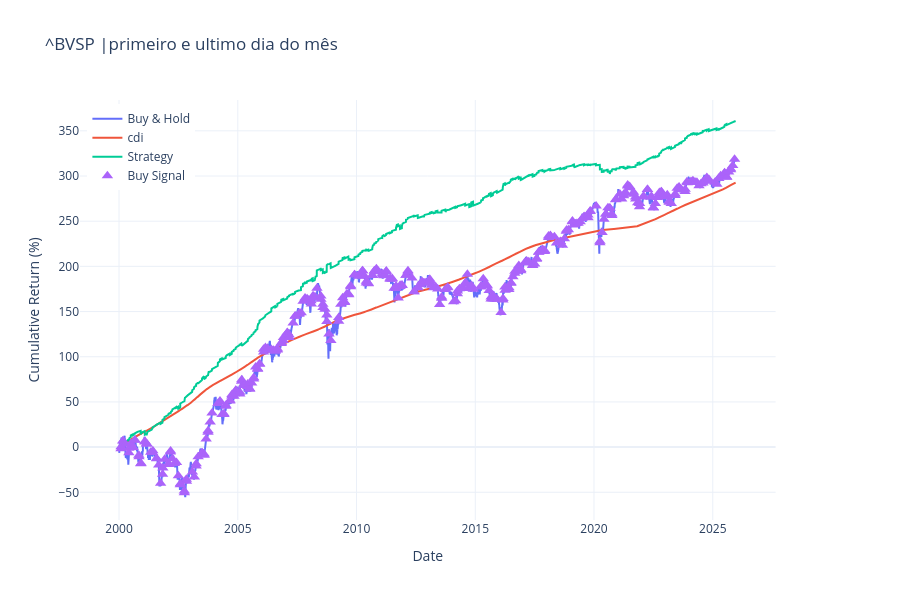

The cell this chart's notebook holds for it:
### Code cell
# =========================
# PLOT
# =========================
fig = make_subplots(
    rows=1,
    cols=1,
    shared_xaxes=True,
    specs=[[{"secondary_y": True}]]
)

# Buy & Hold
fig.add_trace(
    go.Scatter(
        x=df.index,
        y=df["buy_hold"] * 100,
        name="Buy & Hold",
        line=dict(width=2)
    ),
    secondary_y=False
)

# Strategy
fig.add_trace(
    go.Scatter(
        x=df.index,
        y=df["cdi"].cumsum() * 100,
        name="cdi",
        line=dict(width=2)
    ),
    secondary_y=False
)


# Strategy
fig.add_trace(
    go.Scatter(
        x=df.index,
        y=df["strategy"] * 100,
        name="Strategy",
        line=dict(width=2)
    ),
    secondary_y=False
)


mask = df["position"].shift(1) == 1

fig.add_trace(
    go.Scatter(
        x=df.index[mask],
        y=df.loc[mask, "buy_hold"]*100,
        mode="markers",
        name="Buy Signal",
        marker=dict(
            symbol="triangle-up",
            size=10
        )
    ),
    secondary_y=False
)
# Layout
fig.update_layout(
    title = (
        f"{ticker} |primeiro e ultimo dia do mês "
        ),
    xaxis_title="Date",
    yaxis_title="Cumulative Return (%)",
    yaxis2_title="Position",
    legend=dict(x=0.01, y=0.99),
    template="plotly_white",
    height=600
)

# Ajuste do eixo secundário
fig.update_yaxes(range=[-0.05, 1.05], secondary_y=True)

fig.show()

### Figure 1 — Plotly figure (JSON) as saved in the notebook; plotly's stock layout.template omitted (floating-point values rounded to 4 significant figures; data arrays with more than 128 entries replaced by an {"elided": "..."} marker saying what was removed)
{"data": [{"line": {"width": 2}, "name": "Buy & Hold", "type": "scatter", "x": {"elided": "6434 str values"}, "xaxis": "x", "y": {"elided": "6434 float values"}, "yaxis": "y"}, {"line": {"width": 2}, "name": "cdi", "type": "scatter", "x": {"elided": "6434 str values"}, "xaxis": "x", "y": {"elided": "6434 float values"}, "yaxis": "y"}, {"line": {"width": 2}, "name": "Strategy", "type": "scatter", "x": {"elided": "6434 str values"}, "xaxis": "x", "y": {"elided": "6434 float values"}, "yaxis": "y"}, {"marker": {"size": 10, "symbol": "triangle-up"}, "mode": "markers", "name": "Buy Signal", "type": "scatter", "x": {"elided": "386 str values"}, "xaxis": "x", "y": {"elided": "386 float values"}, "yaxis": "y"}], "layout": {"height": 600, "legend": {"x": 0.01, "y": 0.99}, "title": {"text": "^BVSP |primeiro e ultimo dia do mês "}, "xaxis": {"anchor": "y", "domain": [0, 0.94], "title": {"text": "Date"}}, "yaxis": {"anchor": "x", "domain": [0, 1], "title": {"text": "Cumulative Return (%)"}}, "yaxis2": {"anchor": "x", "overlaying": "y", "range": [-0.05, 1.05], "side": "right", "title": {"text": "Position"}}}}
